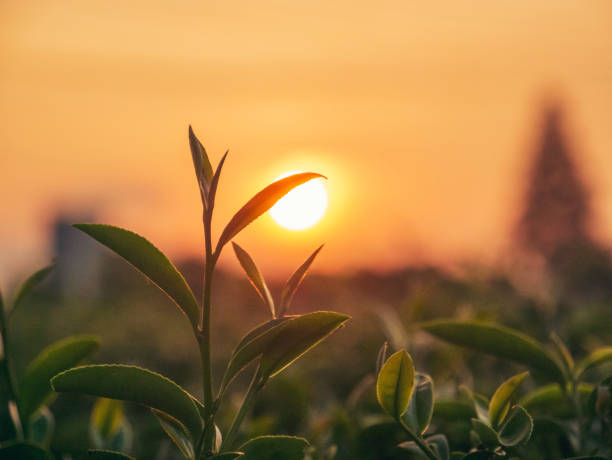
#> input picture week4/image.jpg, 612 x 460 px, found by its file name
$ jupyter execute Lab_04_01.ipynb
#> lines starting #> are read from the running program, lines starting #| are printed output that depends on the picture
[cell 1]
import cv2
import numpy as np
import matplotlib.pyplot as plt

[cell 2]
image = cv2.imread("C:/Users/sudob/OneDrive/Desktop/week4/image.jpg", cv2.IMREAD_GRAYSCALE)
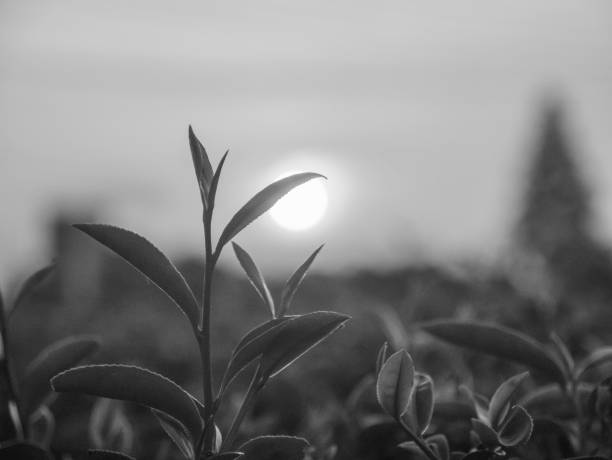
#> image: shape (460, 612); min 11, max 255, mean 128.5

plt.imshow(image, cmap='gray')
plt.title("Original Image")
plt.axis("off")

[cell 3]
def gamma_correction(I_in, c, gamma):

    # Normalize image
#> called with c = 1, gamma = 2
    I_norm = I_in.astype('float32') / 255

    # Apply power law
    I_gamma = c * (I_norm ** gamma)
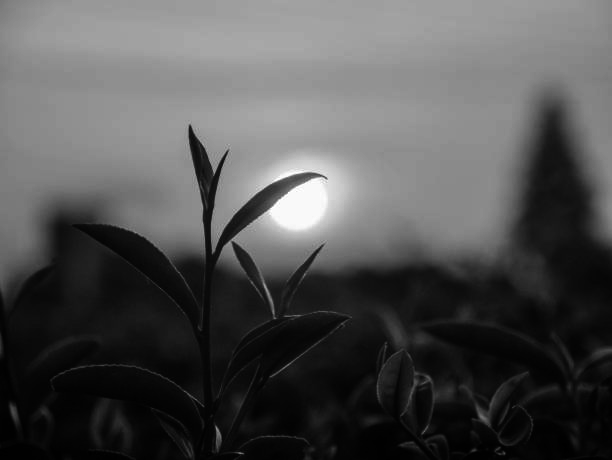
#> I_gamma: shape (460, 612) float32; min 0.00186, max 1, mean 0.322

    return I_gamma

[cell 4]
gamma_img = gamma_correction(image, 1, 2)

plt.imshow(gamma_img, cmap='gray')
plt.title("Gamma Corrected Image")
plt.axis("off")

[cell 5]
save_img = (gamma_img * 255).astype(np.uint8)
cv2.imwrite("gamma_output.jpg", save_img)
#> Out = True

[cell 6]
def contrast_stretching(I_in, smin, smax):

#> called with smin = 0, smax = 255
    rmin = np.min(I_in)
#> rmin = 11
    rmax = np.max(I_in)
#> rmax = 255

    output = ((smax - smin) / (rmax - rmin)) * (I_in - rmin) + smin

    return output

[cell 7]
contrast_img = contrast_stretching(image, 0, 255)

plt.imshow(contrast_img, cmap='gray')
plt.title("Contrast Stretched Image")
plt.axis("off")

[cell 8]
image_norm = image.astype('float32') / 255

contrast_norm = contrast_stretching(image_norm, 0, 1)

$ run again, with week4/nature.jpg copied over week4/image.jpg
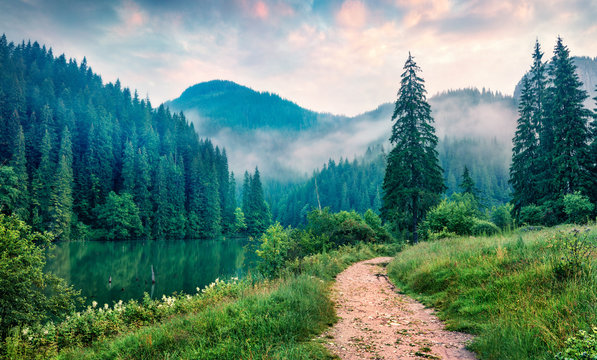
#> input picture week4/nature.jpg, 597 x 360 px, found by its file name
#> `image = cv2.imread("C:/Users/sudob/OneDrive/Desktop/week4/image.jpg", ..`:
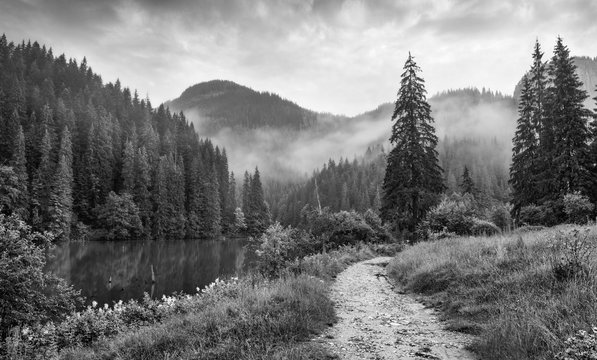
#> image: shape (360, 597); min 0, max 255, mean 119.5
#> in gamma_correction, `I_gamma = c * (I_norm ** gamma)`:
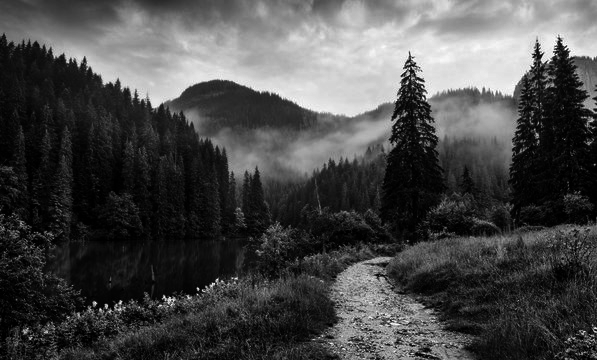
#> I_gamma: shape (360, 597) float32; min 0, max 1, mean 0.287
#> Out = True
#> rmin = 0
#> rmax = 255
